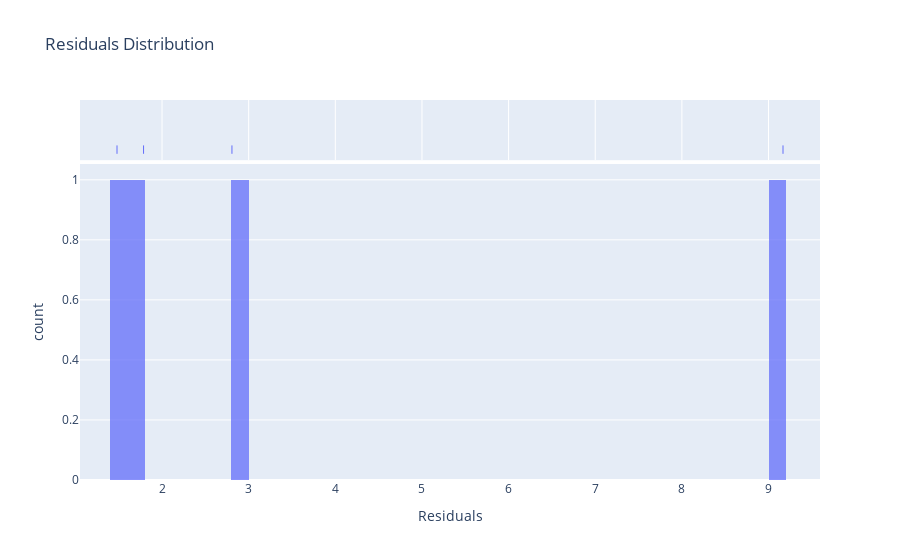
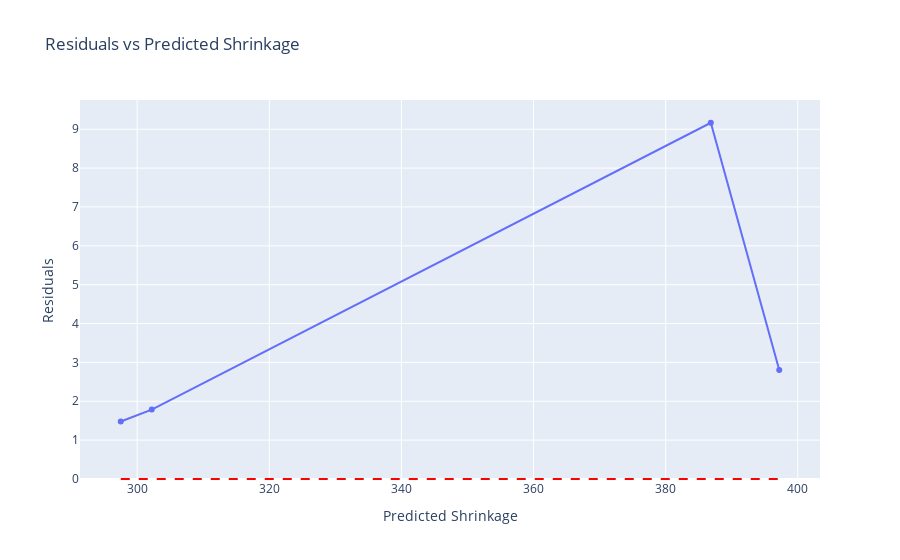

The code cell stored with these charts, in order, in its notebook:
### Code cell
import plotly.express as px
import pandas as pd

# Predict on test set
y_pred = model.predict(X_test)
residuals = y_test - y_pred

# Create a DataFrame for Plotly
residuals_df = pd.DataFrame({
    'Predicted Shrinkage': y_pred,
    'Residuals': residuals
})

# 1) Residuals Distribution (Histogram + KDE)
fig1 = px.histogram(residuals_df, x='Residuals', nbins=50, marginal="rug",
                    title='Residuals Distribution', opacity=0.75)
fig1.show()

# 2) Residuals vs Predicted Scatter Plot
fig2 = px.scatter(residuals_df, x='Predicted Shrinkage', y='Residuals',
                  title='Residuals vs Predicted Shrinkage',
                  labels={'Residuals': 'Residuals', 'Predicted Shrinkage': 'Predicted Shrinkage'},
                  trendline='lowess')
fig2.add_shape(type="line",
               x0=residuals_df['Predicted Shrinkage'].min(),
               y0=0,
               x1=residuals_df['Predicted Shrinkage'].max(),
               y1=0,
               line=dict(color="Red", dash="dash"))
fig2.show()

### Figure 1 — Plotly figure (JSON) as saved in the notebook; plotly's stock layout.template omitted (floating-point values rounded to 4 significant figures)
{"data": [{"alignmentgroup": "True", "bingroup": "x", "hovertemplate": "Residuals=%{x}<br>count=%{y}<extra></extra>", "legendgroup": "", "marker": {"color": "#636efa", "opacity": 0.75, "pattern": {"shape": ""}}, "name": "", "nbinsx": 50, "offsetgroup": "", "orientation": "v", "showlegend": false, "type": "histogram", "x": [2.807, 1.48, 1.787, 9.167], "xaxis": "x", "yaxis": "y"}, {"alignmentgroup": "True", "boxpoints": "all", "fillcolor": "rgba(255,255,255,0)", "hoveron": "points", "hovertemplate": "Residuals=%{x}<extra></extra>", "jitter": 0, "legendgroup": "", "line": {"color": "rgba(255,255,255,0)"}, "marker": {"color": "#636efa", "symbol": "line-ns-open"}, "name": "", "offsetgroup": "", "showlegend": false, "type": "box", "x": [2.807, 1.48, 1.787, 9.167], "xaxis": "x2", "yaxis": "y2"}], "layout": {"barmode": "relative", "legend": {"tracegroupgap": 0}, "title": {"text": "Residuals Distribution"}, "xaxis": {"anchor": "y", "domain": [0, 1], "title": {"text": "Residuals"}}, "xaxis2": {"anchor": "y2", "domain": [0, 1], "matches": "x", "showgrid": true, "showticklabels": false}, "yaxis": {"anchor": "x", "domain": [0, 0.8316], "title": {"text": "count"}}, "yaxis2": {"anchor": "x2", "domain": [0.8416, 1], "matches": "y2", "showgrid": false, "showline": false, "showticklabels": false, "ticks": ""}}}

### Figure 2 — Plotly figure (JSON) as saved in the notebook; plotly's stock layout.template omitted (floating-point values rounded to 4 significant figures)
{"data": [{"hovertemplate": "Predicted Shrinkage=%{x}<br>Residuals=%{y}<extra></extra>", "legendgroup": "", "marker": {"color": "#636efa", "symbol": "circle"}, "mode": "markers", "name": "", "orientation": "v", "showlegend": false, "type": "scatter", "x": [397.2, 297.5, 302.2, 386.8], "xaxis": "x", "y": [2.807, 1.48, 1.787, 9.167], "yaxis": "y"}, {"hovertemplate": "<b>LOWESS trendline</b><br><br>Predicted Shrinkage=%{x}<br>Residuals=%{y} <b>(trend)</b><extra></extra>", "legendgroup": "", "marker": {"color": "#636efa", "symbol": "circle"}, "mode": "lines", "name": "", "showlegend": false, "type": "scatter", "x": [297.5, 302.2, 386.8, 397.2], "xaxis": "x", "y": [1.48, 1.787, 9.167, 2.807], "yaxis": "y"}], "layout": {"legend": {"tracegroupgap": 0}, "shapes": [{"line": {"color": "Red", "dash": "dash"}, "type": "line", "x0": 297.5, "x1": 397.2, "y0": 0, "y1": 0}], "title": {"text": "Residuals vs Predicted Shrinkage"}, "xaxis": {"anchor": "y", "domain": [0, 1], "title": {"text": "Predicted Shrinkage"}}, "yaxis": {"anchor": "x", "domain": [0, 1], "title": {"text": "Residuals"}}}}
